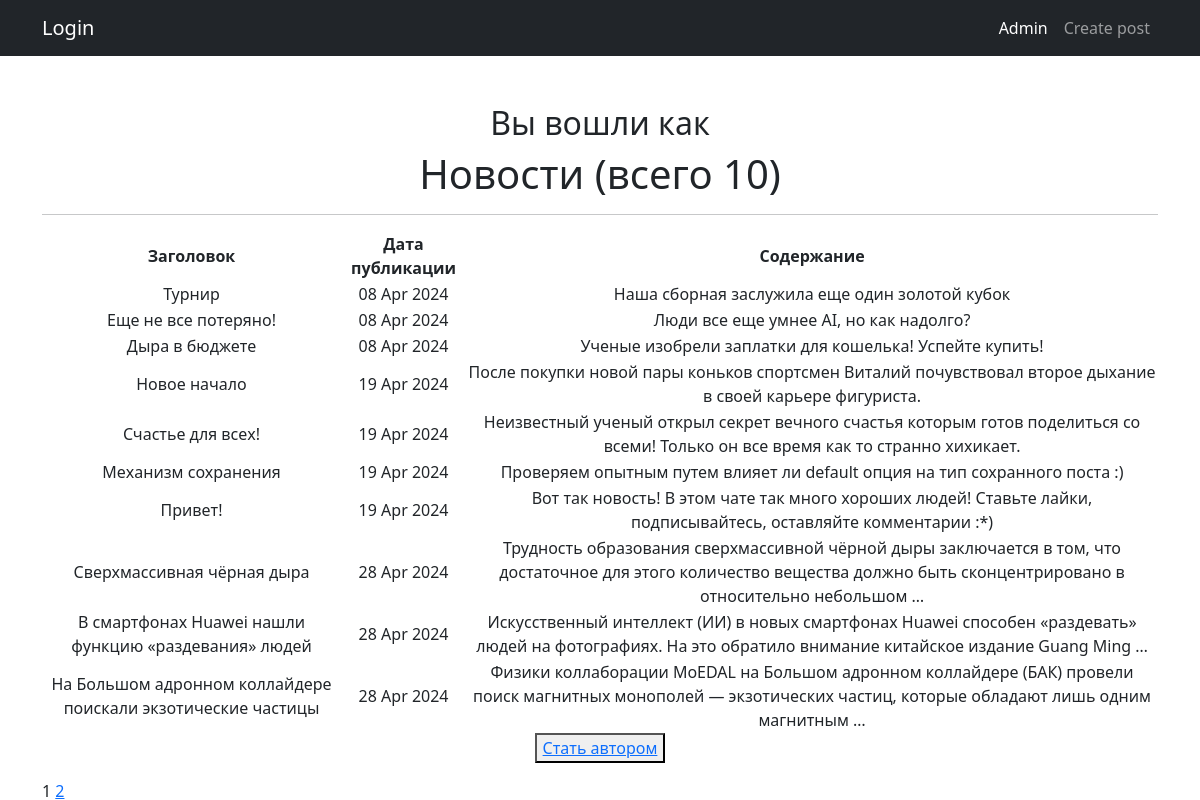
Page /news/ on the committed database.
### news/models.py (models this page shows, shortened)
class Post(models.Model):
    article = 'AR'
    news = 'NE'
    POSITIONS = [
        (article, 'Статья'),
        (news, 'Новости'),
    ]
    author = models.ForeignKey(Author, on_delete=models.CASCADE)
    news_type = models.CharField(max_length=2, choices=POSITIONS, default=article)
    post_time = models.DateTimeField(auto_now_add=True)
    title = models.CharField(max_length=255)
    text = models.TextField()
    rating = models.IntegerField(default=0)
    category = models.ManyToManyField(Category, through='PostCategory')

### news/views.py (the view)
# urls.py: path('', cache_page(60)(NewsList.as_view()), name='news_list'),
class NewsList(ListView):
    model = Post
    ordering = 'post_time'
    template_name = 'allnews.html'
    context_object_name = 'allnews'
    paginate_by = 10
    def get_context_data(self, **kwargs):
        context = super().get_context_data(**kwargs)
        context['is_not_author'] = not self.request.user.groups.filter(name='authors').exists()
        return context

### news/templatetags/custom_tags.py (called while the page is built)
@register.simple_tag(takes_context=True)
def url_replace(context, **kwargs):
    d = context['request'].GET.copy()
    for k, v in kwargs.items():
        d[k] = v
    return d.urlencode()

### templates/allnews.html (shortened to what this page needs)
{% extends 'flatpages/default.html' %}
{% load custom_filters %}
{% load custom_tags %}
{% block content %}
<h2>Вы вошли как {{ request.user.username }}</h2>
    <h1>Новости (всего {{ allnews|length }})</h1>
    <hr>
{% if allnews %}
    <table>
        <tr>
            <td><b>Заголовок</b></td>
            <td><b>Дата публикации</b></td>
            <td><b>Содержание</b></td>
        </tr>
        {% for news in allnews %}
        <tr>
            <td>{{ news.title|censor }}</td>
            <td>{{ news.post_time|date:"d M Y" }}</td>
            <td>{{ news.text|truncatewords:20|censor }}</td>
        </tr>
        {% endfor %}
    </table>
{% else %}
    <h2>Новостей нет!</h2>
{% endif %}
{% if is_not_author %}
    <button><a href="/news/upgrade/">Стать автором</a></button>
{% endif %}
<div class="pagination">
    <span class="step-links">
        <span class="current">
        </span>
        {% if page_obj.has_next %}
            <a href="?{% url_replace page=page_obj.next_page_number %}">{{ page_obj.next_page_number }}</a>
        {% endif %}
    </span>
</div>
{% endblock content %}

### rows in the picture
Post: title|censor "Турнир", post_time "08 Apr 2024", text|censor "Наша сборная заслужила еще один золотой кубок"
Post: title|censor "Еще не все потеряно!", post_time "08 Apr 2024", text|censor "Люди все еще умнее AI, но как надолго?"
Post: title|censor "Дыра в бюджете", post_time "08 Apr 2024", text|censor "Ученые изобрели заплатки для кошелька! Успейте купить!"
Post: title|censor "Новое начало", post_time "19 Apr 2024", text|censor "После покупки новой пары коньков спортсмен Виталий почувствовал второе дыхание в своей карьере фигуриста."
Post: title|censor "Счастье для всех!", post_time "19 Apr 2024", text|censor "Неизвестный ученый открыл секрет вечного счастья которым готов поделиться со всеми! Только он все время как то странно хихикает."
Post: title|censor "Механизм сохранения", post_time "19 Apr 2024", text|censor "Проверяем опытным путем влияет ли default опция на тип сохранного поста :)"
Post: title|censor "Привет!", post_time "19 Apr 2024", text|censor "Вот так новость! В этом чате так много хороших людей! Ставьте лайки, подписывайтесь, оставляйте комментарии :*)"
Post: title|censor "Сверхмассивная чёрная дыра", post_time "28 Apr 2024", text|censor "Трудность образования сверхмассивной чёрной дыры заключается в том, что достаточное для этого количество вещества должно быть сконцентрировано в относительно небольшом …"
Post: title|censor "В смартфонах Huawei нашли функцию «раздевания» людей", post_time "28 Apr 2024", text|censor "Искусственный интеллект (ИИ) в новых смартфонах Huawei способен «раздевать» людей на фотографиях. На это обратило внимание китайское издание Guang Ming …"
Post: title|censor "На Большом адронном коллайдере поискали экзотические частицы", post_time "28 Apr 2024", text|censor "Физики коллаборации MoEDAL на Большом адронном коллайдере (БАК) провели поиск магнитных монополей — экзотических частиц, которые обладают лишь одним магнитным …"

### other values in the picture
{{ allnews|length }} "10"
